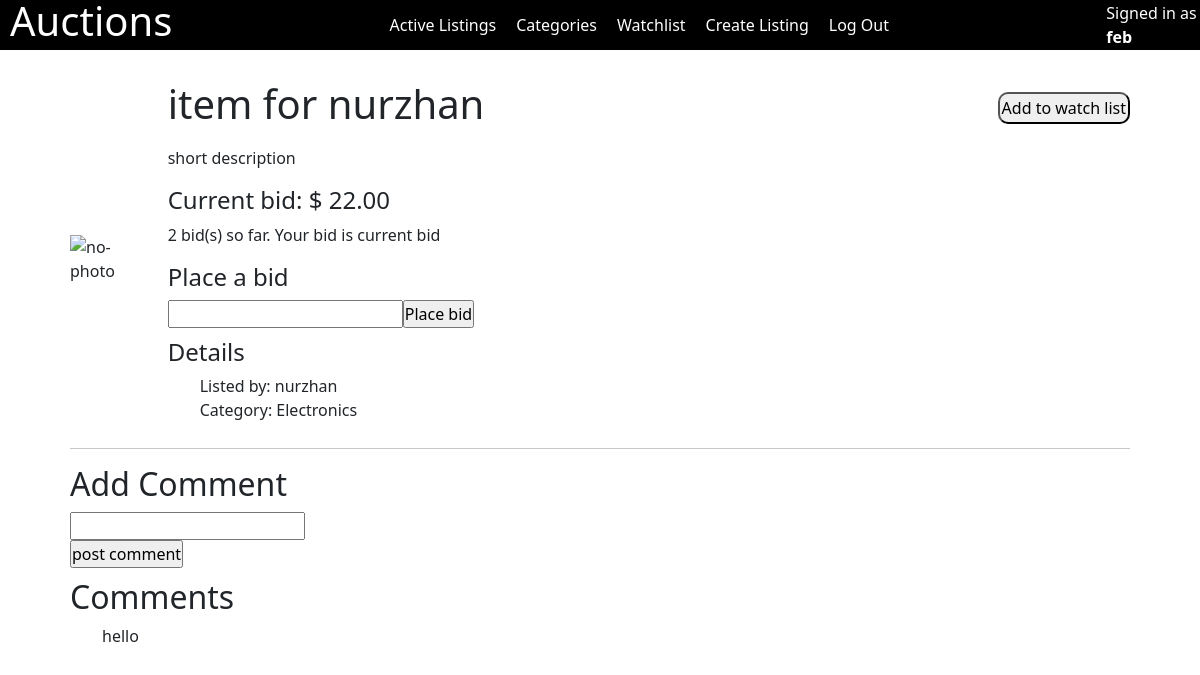
The page /2 (signed in) on the database as committed earlier.
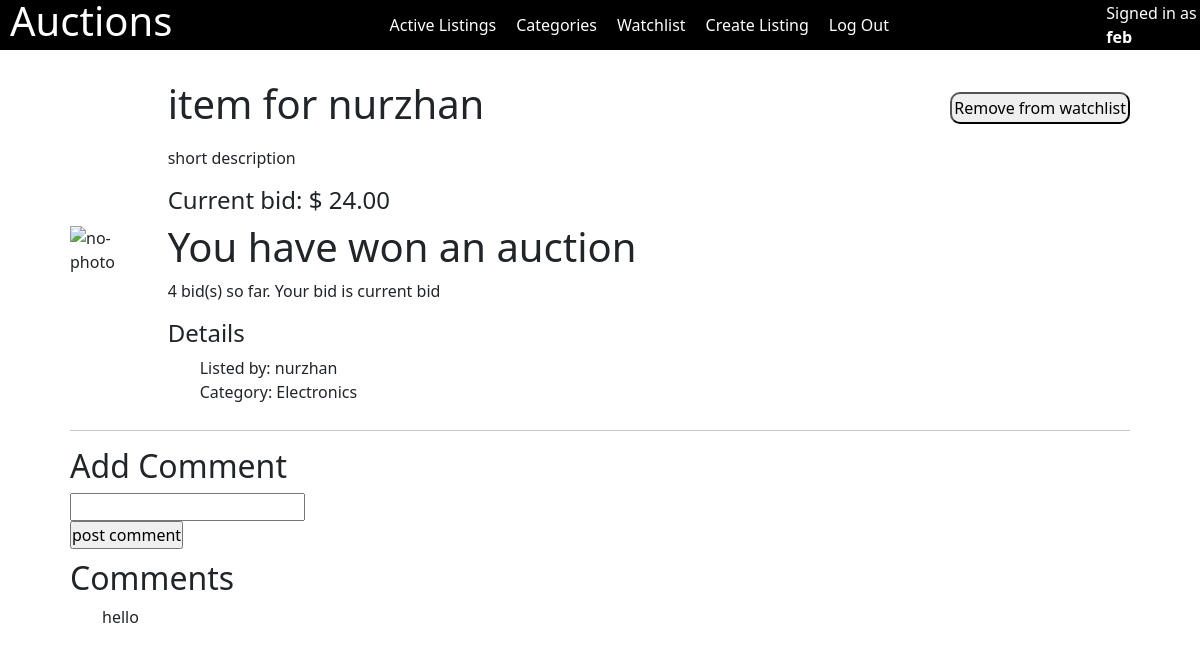
The same page on the database as committed later.
### auctions/models.py (models this page shows, shortened)
class User(AbstractUser):
    watchlist = models.ManyToManyField('Listing')

class Listing(models.Model):
    title = models.CharField(max_length=100)
    description = models.TextField()
    starting_bid = models.DecimalField(max_digits=10, decimal_places=2)
    current_bid = models.DecimalField(max_digits=10, decimal_places=2, default=0)
    image_url = models.URLField(blank=True, null=True)
    category = models.ForeignKey(Category, on_delete=models.CASCADE)
    creator = models.ForeignKey(User, on_delete=models.CASCADE, related_name='created_listings')
    active = models.BooleanField(default=True)
    created_at = models.DateTimeField(auto_now_add=True)

class Category(models.Model):
    name = models.CharField(max_length=50)
    def __str__(self):
        return f"{self.name}"

class Comment(models.Model):
    listing = models.ForeignKey(Listing, on_delete=models.CASCADE, related_name='comments')
    user = models.ForeignKey(User, on_delete=models.CASCADE)
    content = models.TextField()
    created_at = models.DateTimeField(auto_now_add=True)

### auctions/views.py (the view)
# urls.py: path("<int:listing_id>", views.listing, name='listing'),
def listing(request, listing_id):
    user_id = request.session['user_id']
    listing = Listing.objects.get(pk=listing_id)
    comments = Comment.objects.all().filter(listing=listing_id).order_by("-created_at")
    bids = Bid.objects.all().filter(listing=listing_id)
    print(listing.active)
    return render(request, 'auctions/listing.html', {
        'item': listing,
        'bid_form': BidForm(),
        'comments': comments,
        'comment_form': CommentForm(),
        'in_watchlist': in_watchlist(user_id, listing),
        'owner': owner(listing, user_id),
        'bids': len(bids),
        'bidder': bidder(user_id, listing_id),
        'winner': bid_winner(user_id, listing_id),
        'is_active': listing.active
    })

### auctions/forms.py
class BidForm(forms.Form):
    amount = forms.IntegerField(label='')

class CommentForm(forms.Form):
    content = forms.CharField(label='', max_length=100)

### auctions/utils.py (called while the page is built)
def in_watchlist(user_id, listing):
    if user_id:
        watchlist = User.objects.get(pk=user_id).watchlist.all()
        if listing in watchlist:
            return True
        else:
            return False
    else:
        return False

def owner(listing, user_id):
    if listing.creator.id == user_id:
        return True
    else:
        return False

def bidder(user_id, listing_id):
    bids = Bid.objects.all().filter(listing=listing_id)
    if bids:
        return user_id == bids.last().bidder.id
    else:
        return False

def bid_winner(user_id, listing_id):
    listing = Listing.objects.get(pk=listing_id)
    bids = Bid.objects.all().filter(listing=listing_id)
    if bids:
        if not listing.active:
            if user_id == bids.last().bidder.id:
                return "You have won an auction"
            else:
                return f"{bids.last().bidder} has won an auction"

### auctions/templates/auctions/listing.html (shortened to what this page needs)
{% extends "auctions/layout.html" %}
{% block body %}
    <div>
        <div class="listing_main">
            <div class="img_listing_cont">
                {% if item.image_url %}
                    <img src="{{item.image_url}}" alt="{{item.title}}" class="img_listing">
                {% else %}
                    <img src="https://t4.ftcdn.net/jpg/04/70/29/97/360_F_470299797_UD0eoVMMSUbHCcNJCdv2t8B2g1GVqYgs.jpg" alt="no-photo" class="img_listing">
                {% endif %}
            </div>
            <div class="listing_main_section">
                <div class="listing_title_cont">
                    <h1 class="listing_title">{{item.title}}</h1>
                    {% if user.is_authenticated %}
                    <form action="{%url 'add_watchlist' item.id %}" method="post">
                        {% if in_watchlist %}
                            <button class="watchlist_btn">Remove from watchlist</button>
                        {% else %}
                            <button class="watchlist_btn">Add to watch list</button>
                        {% endif %}
                    </form>
                    {% endif %}
                </div>
                <p class="listing_desc">{{item.description}}</p>
                <h4 class="current_bid">Current bid: <span style="font-weight: 500;">$ {{item.current_bid}}</span></h4>
                {% if winner%}
                    <h1>{{winner}}</h1>
                {% endif %}
                {% if bids %}
                    <p>{{bids}} bid(s) so far.
                        {% if bidder %}
                            <span>Your bid is current bid</span>
                        {% endif %}
                    </p>
                {% else %}
                    <p>No bids yet</p>
                {% endif %}
                {% if user.is_authenticated %}
                    {% if not owner and is_active %}
                    <h4 style="margin-top: 10px;">Place a bid</h4>
                    <form action="{% url 'add_bid' item.id %}" method="post" class="bid_field">
                        {{bid_form}}
                        <input type="submit" value="Place bid">
                    </form>
                    {% endif %}
                {% endif %}
                <h4 class="listing_details">Details</h4>
                    <ul class="listing_points">
                        <li>Listed by: {{item.creator}}</li>
                        <li>Category: {{item.category}}</li>
                    </ul>
            </div>
        </div>
        <hr style="margin-top: 10px;">
        {% if user.is_authenticated %}
        <h2 class="add_comment">Add Comment</h2>
        <form action="{% url 'add_comment' item.id%}" method="post">
            {{comment_form}}
            <input type="submit" value="post comment">
        </form>
        {% endif %}
        <h2 class="comments">Comments</h2>
        <ul class="comment_section">
            {% for comment in comments %}
                <li>{{comment.content}}</li>
            {% empty %}
                <li>No comments</li>
            {% endfor %}
        </ul>
    </div>
{% endblock %}

### auctions/templates/auctions/layout.html (shortened to what this page needs)
{% load static %}
<!DOCTYPE html>
<html lang="en">
    <head>
        <link rel="stylesheet" type="text/css" href="{% static 'styles.css' %}?{% now 'U' %}"/>
        <link href="https://cdn.jsdelivr.net/npm/bootstrap@5.3.3/dist/css/bootstrap.min.css" rel="stylesheet">
    </head>
    <body>
        <div class="header_cont">
            <h1 class="title_auctions">Auctions</h1>
            <div class="nav">
                <a class="nav-link" href="{% url 'index' %}">Active Listings</a>
                {% if user.is_authenticated %}
                <a class="nav-link" href="{% url 'categories' %}">Categories</a>
                <a class="nav-link" href="{% url 'watchlist' %}">Watchlist</a>
                <a class="nav-link" href="{% url 'create' %}">Create Listing</a>
                <a class="nav-link" href="{% url 'logout' %}">Log Out</a>
                {% else %}
                <a class="nav-link" href="{% url 'login' %}">Log In</a>
                <a class="nav-link" href="{% url 'register' %}">Register</a>
                {% endif %}
            </div>
            <div class="menu">
                <div>
                    {% if user.is_authenticated %}
                        Signed in as <strong>{{ user.username }}</strong>
                    {% else %}
                        Not signed in.
                    {% endif %}
                </div>
            </div>
        </div>
        <div class="main">
          {% block body %}
            {% endblock %}
        </div>
    </body>
</html>

### auctions/static/styles.css (style rules this page uses)
* { margin: 0; padding: 0; box-sizing: 0; }
.header_cont { display: flex; justify-content: space-between; align-items: center; height: 50px; background-color: black; color: white; position: fixed; top: 0; left: 0; width: 100%; }
.header_cont h1 { margin-left: 10px; }
.nav { visibility: hidden; position: absolute; right: 0; top: 0; display: flex; flex-direction: column; background-color: black; min-height: 100%; position: absolute; width: 50%; z-index: 10; }
.nav a { color: white; text-decoration: none; padding: 10px; }
.menu { display: flex; align-items: center; }
@media only screen and (min-width: 750px) { .nav { visibility: visible !important; position: relative; display: flex; flex-direction: row; justify-content: center; align-items: center; width: 100%; height: 100%; } }
.main { margin: 80px 70px 10px 70px; }
.img_listing_cont { max-width: 400px; }
.img_listing { width: 100%; }
.listing_title_cont { display: flex; align-items: center; justify-content: space-between; }
.watchlist_btn { border-radius: 10px; padding: 2px; cursor: pointer; }
.listing_desc { margin-top: 10px; }
.current_bid { margin-top: 10px; }
.listing_details { margin-top: 10px; }
.listing_points { list-style-type: none; }
.add_comment { margin-top: 10px; }
.comments { margin-top: 10px; }
.comment_section { list-style-type: none; }
.comment_section li { margin-top: 5px; }
.listing_main { display: flex; flex-direction: column; align-items: center; gap: 20px; }
.listing_main_section { width: 100%; }
@media only screen and (min-width: 750px) { .listing_main { flex-direction: row; } }

Rows that differ between the two databases and show on the page:
changed Listing "item for nurzhan": current_bid "22.00" → "24.00"
Other text that changed with them:
{{ winner }}: (not shown) → "You have won an auction"
{{ bids }}: "2" → "4"
form field value: "Place bid" → (not shown)
text no longer shown: "Add to watch list Place a bid"
text now shown: "Remove from watchlist"
